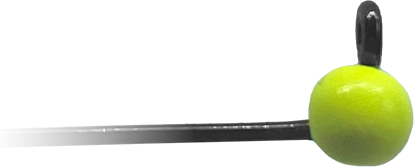
#> input picture projects/mcr-2026-sponzori/assets_prep/jigovky/ads/head_fluo2.png, 414 x 167 px, given in place of p01_troutjig-barbless.jpg, which was not available
$ python prep_jigovky_ads.py
#> lines starting #> are read from the running program, lines starting #| are printed output that depends on the picture; after the words box and inside, x2 and y2 are one past the last pixel; in counts of white or black regions, pixels touching at a corner belong together; pictures that were not available may be replaced by others from this repository, and a replacement may not be noted
"""Jigovky.cz ad cut-outs (advertising direction, 19. 10. 2026).

Inputs  : assets/jigovky/p*.jpg (shop packshots on pure white) and
          assets_prep/jigovky/ads/_src/*_hf4k.* (Higgsfield 4k upscales of the hero packshots, see hf_log.md)
Outputs : assets_prep/jigovky/ads/*.png (RGBA, premultiplied-safe edges, trimmed + 4 % pad)
          assets_prep/jigovky/ads/_meta.json (size, bbox, anchors for choreography, source, method)
          assets_prep/jigovky/ads/_sheet.jpg (contact sheet: dark / light / brand green)

Run:  python3 -I scripts/assets_prep/prep_jigovky_ads.py
Method: every source sits on a retouched pure-white sweep (255,255,255), so a white-distance key
(alpha from the darkest channel, colour un-mixed from white) beats ISNet here: it keeps the 0.3 mm
hook wire and the eye loop, and it never leaves a halo. Only background connected to the image
border is removed, so chrome highlights inside the head stay opaque.
Head details come from vise shots: the crop starts right of the vise and the hook bend, and the
shank fades out with an alpha ramp. Nothing is painted in.
"""
from __future__ import annotations

import json
import os
import sys

import numpy as np
from PIL import Image, ImageDraw, ImageFilter, ImageFont, ImageOps
from scipy import ndimage as ndi

PROJ = '/home/user/Clipcreator/projects/mcr-2026-sponzori'
SRC = f'{PROJ}/assets/jigovky'
OUT = f'{PROJ}/assets_prep/jigovky/ads'
HF = f'{OUT}/_src'
LANCZOS = Image.Resampling.LANCZOS


def load_rgb(p):
    return ImageOps.exif_transpose(Image.open(p)).convert('RGB')


def white_key(rgb_im: Image.Image, lo: float = 4, span: float = 40, solid_close: int = 0, guard: int = 3,
              body: str = 'sphere', small_hole: float = 2.5e-4, matte: bool = True):
    """Cut-out from a pure-white sweep.
    Alpha from the darkest channel, colour un-mixed from white.
    matte=True : in a thin band along every boundary with background, alpha is measured RELATIVE to the
                 local core darkness (max filter), so anti-aliased pixels of a dark wire get partial alpha and
                 un-mix to dark (no light rim). Interiors keep the absolute key, so light chrome stays opaque.
    guard: alpha survives only within `guard` px of the solid core (kills upscaler paper texture / haze)."""
    a = np.asarray(rgb_im.convert('RGB')).astype(np.float32)
    d = 255.0 - a.min(-1)
    al = np.clip((d - lo) / span, 0, 1)
    core = al > 0.45
    lab, n = ndi.label(core, structure=np.ones((3, 3)))
    if n > 1:  # tiny isolated cores = dust / texture, not product
        sizes = ndi.sum(core, lab, range(1, n + 1))
        core = np.isin(lab, [i + 1 for i, s in enumerate(sizes) if s >= max(30, 0.0005 * sizes.max())])
    al = np.where(ndi.binary_dilation(core, iterations=guard), al, 0)
    # background = near-white region connected to the border
    near = al < 0.03
    lab, _ = ndi.label(near)
    border = np.unique(np.concatenate([lab[0], lab[-1], lab[:, 0], lab[:, -1]]))
    outside = np.isin(lab, border[border > 0])
    al = np.where(outside, 0, al)
    # Protect the SOLID body only.
    #  body='sphere': jig head = circle fitted to the head silhouette (median boundary radius around the
    #                 largest inscribed circle) -> chrome rim highlights stay opaque, the eye hole (outside
    #                 the circle) stays transparent.
    #  body='open'  : morphological opening of the hole-filled mask (spool etc.).
    protected = np.zeros(al.shape, bool)
    filled = ndi.binary_fill_holes(ndi.binary_closing(al > 0.5, structure=np.ones((3, 3)), iterations=2 + solid_close))
    dt = ndi.distance_transform_edt(filled)
    H, W = al.shape
    if body == 'sphere':
        cy, cx = np.unravel_index(np.argmax(dt), dt.shape)
        r_in = dt[cy, cx]
        edge = filled & ~ndi.binary_erosion(filled)
        ys, xs = np.where(edge)
        rr = np.hypot(xs - cx, ys - cy)
        sel = (rr > 0.8 * r_in) & (rr < 1.35 * r_in)
        ang = np.arctan2(ys[sel] - cy, xs[sel] - cx)
        rads = []
        for k in range(36):  # per 10 deg sector take the nearest boundary point, then the median
            m = (ang >= -np.pi + k * np.pi / 18) & (ang < -np.pi + (k + 1) * np.pi / 18)
            if m.any():
                rads.append(rr[sel][m].min())
        r = float(np.median(rads)) if rads else r_in
        yy, xx = np.ogrid[:H, :W]
        solid = (np.hypot(xx - cx, yy - cy) <= r - 1.5)
        # never extend the disc beyond the real silhouette (oval heads): clip to the loose object mask
        loose = ndi.binary_fill_holes(ndi.binary_closing(al > 0.08, structure=np.ones((3, 3)), iterations=3))
        solid &= ndi.binary_erosion(loose, iterations=1)
        al = np.where(solid, 1.0, al)
        protected |= solid
    elif body == 'open':
        R = 0.4 * dt.max()
        seed = dt > R
        solid = ndi.distance_transform_edt(~seed) <= R
        solid = ndi.binary_erosion(solid & filled, iterations=2)
        al = np.where(solid, 1.0, al)
        protected |= solid
    # small enclosed light areas = metal highlights (wire collar, eye ring), not background -> opaque
    holes = filled & (al < 0.5)
    lab, n = ndi.label(holes)
    if n:
        sizes = ndi.sum(holes, lab, range(1, n + 1))
        small = np.isin(lab, [i + 1 for i, s in enumerate(sizes) if s < small_hole * H * W])
        al = np.where(small, np.maximum(al, 1.0), al)
        protected |= small
    if matte:
        bw = max(2, int(round(0.0012 * max(H, W))))
        bgish = al < 0.03
        band = ndi.binary_dilation(bgish, iterations=bw) & ~bgish & ~protected
        k = 2 * bw + 3
        dcore = np.maximum(ndi.maximum_filter(d, size=k), lo + span)
        al_rel = np.clip((d - lo) / (dcore - lo), 0, 1)
        al = np.where(band, np.minimum(al, al_rel), al)
    safe = np.maximum(al, 1e-3)[..., None]
    rgb = np.clip((a - (1 - al[..., None]) * 255.0) / safe, 0, 255)
    rgb = np.where(al[..., None] > 0.004, rgb, 0)
    out = np.dstack([rgb, al * 255]).astype(np.uint8)
    return Image.fromarray(out, 'RGBA')


def despeck(im: Image.Image, k_frac: float = 0.012, thr: float = 32, max_area_frac: float = 2e-5):
    """Retouch dust specks on the chrome head (upscaler made them crisp): small dark blobs inside the
    opaque body that are much darker than their local median -> OpenCV Telea inpaint. Body only."""
    import cv2
    a = np.array(im)
    rgb = a[..., :3].copy()
    body = ndi.binary_erosion(a[..., 3] > 250, iterations=6)
    lum = cv2.cvtColor(rgb, cv2.COLOR_RGB2GRAY).astype(np.float32)
    k = max(5, int(k_frac * max(im.size)) | 1)
    med = cv2.medianBlur(lum.astype(np.uint8), k).astype(np.float32)
    cand = ((lum - med) < -thr) & body
    lab, n = ndi.label(cand)
    if n == 0:
        return im, 0
    sizes = ndi.sum(cand, lab, range(1, n + 1))
    keep = [i + 1 for i, s in enumerate(sizes) if s <= max_area_frac * im.width * im.height]
    mask = ndi.binary_dilation(np.isin(lab, keep), iterations=2).astype(np.uint8) * 255
    out = cv2.inpaint(rgb, mask, 5, cv2.INPAINT_TELEA)
    a[..., :3] = np.where(mask[..., None] > 0, out, rgb)
    return Image.fromarray(a, 'RGBA'), len(keep)


def drop_specks(im: Image.Image, frac: float = 0.002):
    a = np.array(im)
    m = a[..., 3] > 20
    lab, n = ndi.label(m, structure=np.ones((3, 3)))
    if n <= 1:
        return im
    sizes = ndi.sum(m, lab, range(1, n + 1))
    keep_ids = [i + 1 for i, s in enumerate(sizes) if s >= frac * sizes.max()]
    keep = ndi.binary_dilation(np.isin(lab, keep_ids), iterations=2)
    a[..., 3] = np.where(keep, a[..., 3], 0)
    return Image.fromarray(a, 'RGBA')


def bbox(im, thr=6):
    al = np.asarray(im.getchannel('A'))
    ys, xs = np.where(al > thr)
    return int(xs.min()), int(ys.min()), int(xs.max()) + 1, int(ys.max()) + 1


def trim(im, pad_frac=0.04):
    x0, y0, x1, y1 = bbox(im)
    c = im.crop((x0, y0, x1, y1))
    pad = int(round(max(c.size) * pad_frac))
    o = Image.new('RGBA', (c.width + 2 * pad, c.height + 2 * pad), (0, 0, 0, 0))
    o.paste(c, (pad, pad))
    return o


def resize_premult(im, size):
    return im.convert('RGBa').resize(size, LANCZOS).convert('RGBA')


# [12 lines left out: functions fit_long, sharpen, not called in this run]


def fade_left(im, frac=0.42, gamma=1.6):
    a = np.array(im)
    w = a.shape[1]
    ramp = np.clip(np.arange(w) / max(frac * w, 1), 0, 1) ** gamma
    a[..., 3] = (a[..., 3] * ramp[None, :]).astype(np.uint8)
    return Image.fromarray(a, 'RGBA')


def head_box(rgb_im: Image.Image):
    """Jig head = the thickest point (distance transform of the filled object mask) in the right-most 20 % of the object.
    The vise and hook bend are always on the left in Jigovky vise shots."""
    a = np.asarray(rgb_im).astype(np.float32)
    m = (255 - a.min(-1)) > 40
    mf = ndi.binary_fill_holes(m)
    dt = ndi.distance_transform_edt(mf)
    xs = np.where(m.any(0))[0]
    xr = xs.max()
    lo = int(max(xr - 0.2 * rgb_im.width, 0))
    sub = dt[:, lo:xr + 1]
    cy, cxs = np.unravel_index(np.argmax(sub), sub.shape)
    r = float(sub.max())
    return lo + cxs, cy, 2 * r


def head_detail(rgb_im: Image.Image, shank_d: float = 3.2, left_min: float = 0.40):
    cx, cy, d = head_box(rgb_im)
    W, H = rgb_im.size
    x0 = int(max(cx - d / 2 - shank_d * d, left_min * W))
    box = (x0, int(max(cy - 1.75 * d, 0)), int(min(cx + 0.95 * d, W)), int(min(cy + 0.85 * d, H)))
    return rgb_im.crop(box), (cx - box[0], cy - box[1], d)


ITEMS = []  # filled by run()


def save(name, im, meta):
    im.save(f'{OUT}/{name}.png', optimize=True)
    meta.update({'file': f'jigovky/ads/{name}.png', 'size': list(im.size)})
    ITEMS.append(meta)
    print('saved', name, im.size)


def anchors_full_jig(im):
    """Normalised anchors for choreography: head centre/radius (thickest point), eye top (top-most pixel in the
    left 30 %), hook point (left-most pixel of the top 4 % band in the right 70 %: the tip of the bend)."""
    a = np.asarray(im.getchannel('A')) > 128
    H, W = a.shape
    dt = ndi.distance_transform_edt(a)
    hy, hx = np.unravel_index(np.argmax(dt), dt.shape)
    ys, xs = np.where(a)
    sel = xs < 0.3 * W
    ey = ys[sel].min()
    ex = xs[sel & (ys < ey + 3)].mean()
    sel = xs > 0.3 * W
    ty = ys[sel].min()
    band = sel & (ys < ty + 0.04 * H)
    i = int(np.argmin(np.where(band, xs, 10 ** 9)))
    r = lambda v: round(float(v), 4)
    return {'head': [r(hx / W), r(hy / H)], 'head_r': r(dt.max() / W), 'eye_top': [r(ex / W), r(ey / H)],
            'hook_point': [r(xs[i] / W), r(ys[i] / H)]}


def run():
    os.makedirs(OUT, exist_ok=True)
    srcs = {os.path.splitext(f)[0]: f'{HF}/{f}' for f in os.listdir(HF)} if os.path.isdir(HF) else {}

    # ---------- HERO 1: TroutJig Barbless #6 2 g (Higgsfield 4k upscale -> local white key)
    p = srcs.get('troutjig_hf4k', f'{SRC}/p01_troutjig-barbless.jpg')
    im = drop_specks(white_key(load_rgb(p), lo=10 if "hf4k" in p else 6, span=46, guard=6 if "hf4k" in p else 3))
#> in white_key, `lab, n = ndi.label(core, structure=np.ones((3, 3)))`: n = 1
#> in white_key, `border = np.unique(np.concatenate([lab[0], lab[-1], lab[:, 0], lab[:, ..`: border = [0]
#> in white_key, `filled = ndi.binary_fill_holes(ndi.binary_closing(al > 0.5, structure=..`:
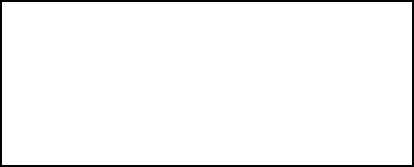
#> filled: shape (167, 414) bool; 96.7% white; 1 black region, box (x1, y1, x2, y2) and area: (0, 0, 414, 167) 2308
#> in white_key, `dt = ndi.distance_transform_edt(filled)`:
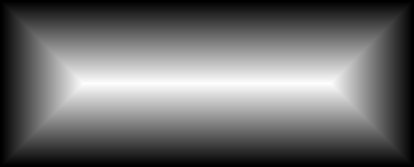
#> dt: shape (167, 414) float64; min 0, max 82, mean 34.7; drawn with min black and max white
#> in white_key, `cy, cx = np.unravel_index(np.argmax(dt), dt.shape)`: cy = 83
#> in white_key, `r_in = dt[cy, cx]`: r_in = 82
#> in white_key, `ys, xs = np.where(edge)`: ys = 1142 values from 2 to 164; xs = 1142 values, max 411 at index 409, min 2 at index 0, mean 206.5
#> in white_key, `rr = np.hypot(xs - cx, ys - cy)`: rr = 1142 values, max 337.9 at index 409, min 81 at index 81, mean 182.5
#> in white_key, `ang = np.arctan2(ys[sel] - cy, xs[sel] - cx)`: ang = 453 values, max 3.14 at index 226, min -3.13 at index 225, mean 0.00694
#> after the loop in white_key, `for k in range(36):`: rads = 28 values, max 105.8 at index 4, min 81 at index 9, mean 88.7
#> in white_key, `r = float(np.median(rads)) if rads else r_in`: r = 86.38
#> in white_key, `holes = filled & (al < 0.5)`:
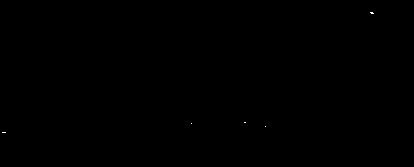
#> holes: shape (167, 414) bool; 0.02% white in thin lines or dots, all inside (x1, y1, x2, y2) = (2, 12, 374, 133)
#> in white_key, `lab, n = ndi.label(holes)`: n = 5
#> in white_key, `sizes = ndi.sum(holes, lab, range(1, n + 1))`: sizes = [6, 2, 1, 1, 4]
#> in drop_specks, `lab, n = ndi.label(m, structure=np.ones((3, 3)))`: n = 1
    im = trim(im)
#> in trim, `x0, y0, x1, y1 = bbox(im)`: x0 = 0; x1 = 414; y1 = 167
    im, nspk = despeck(im)
#> in despeck, `lab, n = ndi.label(cand)`: n = 12
#> in despeck, `sizes = ndi.sum(cand, lab, range(1, n + 1))`: sizes = [2, 3, 2, 1, 2, 1, 1, 1, 1, 1, 1, 1]
#> in despeck, `keep = [i + 1 for i, s in enumerate(sizes) if s <= max_area_frac * im...`: keep = [4, 6, 7, 8, 9, 10, 11, 12]
#> in despeck, `mask = ndi.binary_dilation(np.isin(lab, keep), iterations=2).astype(np..`:
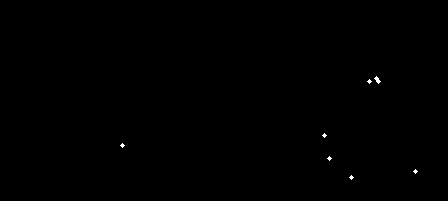
#> mask: shape (201, 448); 0.12% white in thin lines or dots, all inside (x1, y1, x2, y2) = (120, 76, 418, 180)
#> nspk = 8
    print('troutjig specks retouched', nspk)
#| troutjig specks retouched 8
    im = fit_long(im, 2400) if max(im.size) > 2400 else im
    meta = {'role': 'hero', 'product': 'Jig TroutJig Barbless #6, 2 g (značka Jigovky.cz)',
            'source': p.replace(PROJ + '/', ''), 'url': 'https://www.jigovky.cz/jig-troutjig-barbless--6-5-ks--2-g/',
            'method': ('higgsfield 4k upscale + ' if 'hf4k' in p else '') + 'white-distance key (border flood), un-mix from white',
            'material': 'chrome ball head + dark hook wire', 'sheen_blend': 'screen'}
    meta['anchors'] = anchors_full_jig(im)
#> in anchors_full_jig, `dt = ndi.distance_transform_edt(a)`:
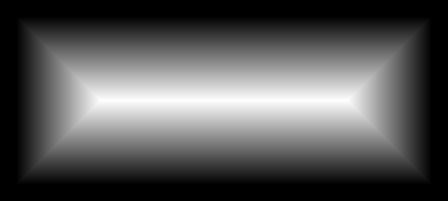
#> dt: shape (201, 448) float64; min 0, max 84, mean 28.1; drawn with min black and max white
#> in anchors_full_jig, `hy, hx = np.unravel_index(np.argmax(dt), dt.shape)`: hy = 100
#> in anchors_full_jig, `ey = ys[sel].min()`: ey = 17
#> in anchors_full_jig, `ex = xs[sel & (ys < ey + 3)].mean()`: ex = 75.5
#> in anchors_full_jig, `ty = ys[sel].min()`: ty = 17
#> in anchors_full_jig, `i = int(np.argmin(np.where(band, xs, 10 ** 9)))`: i = 118
    save('hero_troutjig_barbless', im, meta)
#| saved hero_troutjig_barbless (448, 201)

    # ---------- HERO 2: SICKLE Classic #2 (jig-head core range)
    p = srcs.get('sickle_hf4k', f'{SRC}/p08_sickle-classic-2.jpg')
    im = drop_specks(white_key(load_rgb(p), lo=10 if "hf4k" in p else 6, span=46, guard=6 if "hf4k" in p else 3))
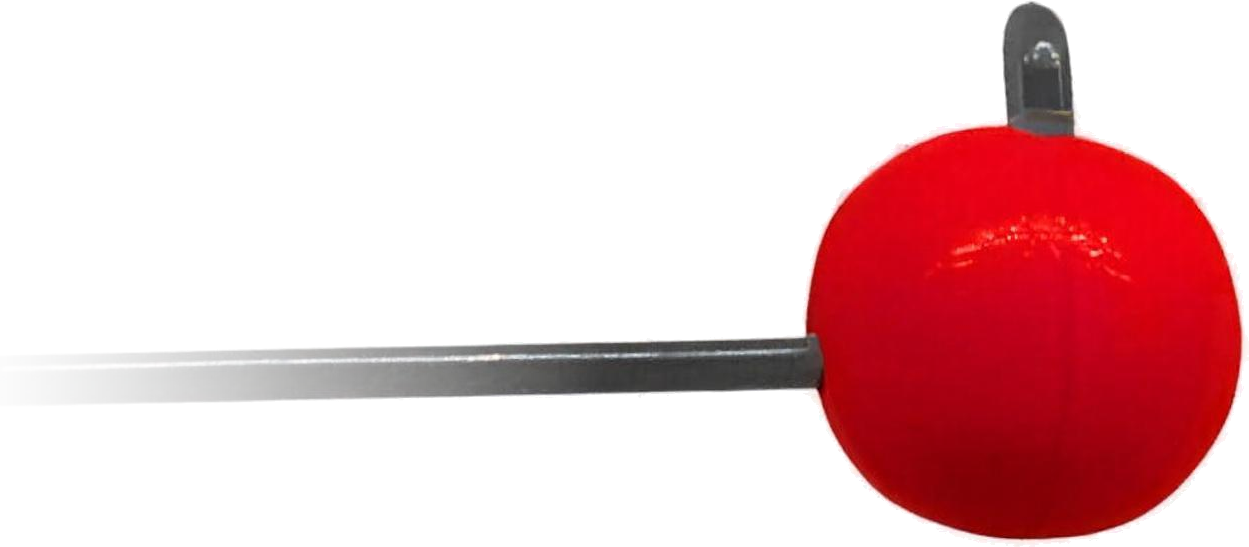
#> input picture projects/mcr-2026-sponzori/assets_prep/jigovky/ads/head_red.png, 1249 x 547 px, given in place of p08_sickle-classic-2.jpg, which was not available
#> call 2 of white_key, with lo = 6, span = 46, solid_close = 0, guard = 3, body = 'sphere', small_hole = 0.00025, matte = True
#> in white_key (call 2), `al = np.clip((d - lo) / span, 0, 1)`:
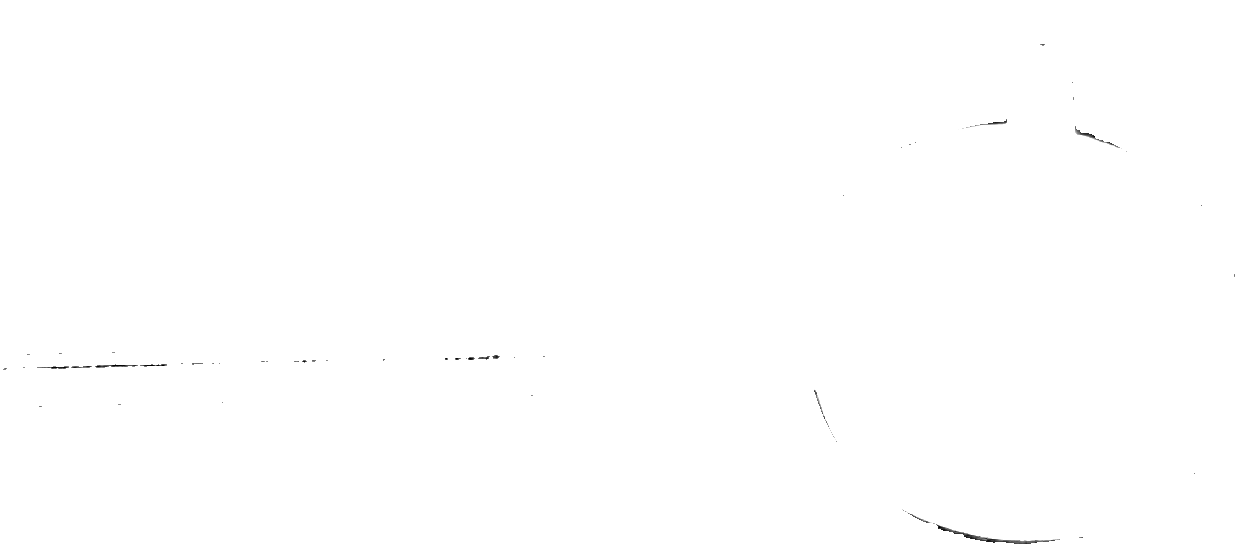
#> al: shape (547, 1249) float32; min 0, max 1, mean 0.999
#> in white_key (call 2), `lab, n = ndi.label(core, structure=np.ones((3, 3)))`: n = 1
#> in white_key (call 2), `cy, cx = np.unravel_index(np.argmax(dt), dt.shape)`: cy = 273
#> in white_key (call 2), `r_in = dt[cy, cx]`: r_in = 272
#> in white_key (call 2), `ys, xs = np.where(edge)`: ys = 3572 values from 2 to 544; xs = 3572 values, max 1246 at index 1244, min 2 at index 0, mean 624
#> in white_key (call 2), `rr = np.hypot(xs - cx, ys - cy)`: rr = 3572 values, max 1010 at index 1244, min 271 at index 271, mean 560
#> in white_key (call 2), `ang = np.arctan2(ys[sel] - cy, xs[sel] - cx)`: ang = 1485 values, max 3.14 at index 742, min -3.14 at index 741, mean 0.00212
#> after the loop in white_key (call 2), `for k in range(36):`: rads = 28 values, max 354.2 at index 4, min 271 at index 9, mean 296.6
#> in white_key (call 2), `r = float(np.median(rads)) if rads else r_in`: r = 288.5
#> in white_key (call 2), `lab, n = ndi.label(holes)`: n = 34
#> in white_key (call 2), `sizes = ndi.sum(holes, lab, range(1, n + 1))`: sizes = 34 values, max 292 at index 31, min 1 at index 5, mean 13.65
    im = trim(im)
    im = fit_long(im, 2600) if max(im.size) > 2600 else im
    meta = {'role': 'hero', 'product': 'Jigová hlavička SICKLE #2 (značka Jigovky.cz)',
            'source': p.replace(PROJ + '/', ''), 'url': 'https://www.jigovky.cz/sickle--4-5-ks--2-g/',
            'method': ('higgsfield 4k upscale + ' if 'hf4k' in p else '') + 'white-distance key (border flood), un-mix from white',
            'material': 'dark lead ball head + sickle-bend hook', 'sheen_blend': 'screen'}
    meta['anchors'] = anchors_full_jig(im)
    save('hero_sickle', im, meta)
#| saved hero_sickle (1349, 647)

    # ---------- HERO 3: macro heads (tungsten colourway) from vise shots
    heads = [
        ('head_fluo', srcs.get('hd10_fluo_hf4k', f'{SRC}/p10_hd-barbless-10-fluo-0-4g.jpg'), 'HD BARBLESS #10 FLUO 0,4 g', 'https://www.jigovky.cz/hd-barbless--10--5-ks--fluo--0-4-g/', 'hero'),
        ('head_red', srcs.get('hd_red_hf4k', f'{SRC}/p07_hd-barbless-red-1-3g.jpg'), 'HD BARBLESS #6 RED 1,3 g', 'https://www.jigovky.cz/hd-barbless/', 'hero'),
        ('head_pink', srcs.get('hd_pink_hf4k', f'{SRC}/p03_hd-barbless-pink-0-4g.jpg'), 'HD BARBLESS #2 PINK 0,4 g', 'https://www.jigovky.cz/hd-barbless--2--5-ks--pink--0-4-g/', 'hero'),
        ('head_fluo2', f'{SRC}/p02_hd-barbless-fluo-0-4g.jpg', 'HD BARBLESS #2 FLUO 0,4 g', 'https://www.jigovky.cz/hd-barbless--2--5-ks--fluo--0-4-g/', 'swatch'),
        ('head_gold', f'{SRC}/p04_tungsten-h360bl-gold-0-4g.jpg', 'Tungsten H 360 BL #6 GOLD 0,4 g', 'https://www.jigovky.cz/h-360-bl--6--5-ks--gold--0-4-g/', 'swatch'),
        ('head_orange', f'{SRC}/p05_tungsten-h360bl-orange-0-4g.jpg', 'Tungsten H 360 BL #6 ORANGE 0,4 g', 'https://www.jigovky.cz/h-360-bl--6--5-ks--orange--0-4-g/', 'swatch'),
        ('head_silver', f'{SRC}/p11_hd-barbless-2-silver-2g.jpg', 'HD BARBLESS #2 SILVER 2 g', 'https://www.jigovky.cz/hd-barbless--2--5-ks--silver--2-g/', 'swatch'),
        ('head_chrome_macro', f'{SRC}/p09_hd-barbless-4-3g.jpg', 'HD BARBLESS #4 3 g', 'https://www.jigovky.cz/hd-barbless--4-5-ks--3-g/', 'macro'),
    ]
    for name, p, prod, url, role in heads:
        rgb = load_rgb(p)
        crop, (hx, hy, d) = head_detail(rgb)
#> in head_box, `xs = np.where(m.any(0))[0]`: xs = 1249 values from 0 to 1248
#> in head_box, `xr = xs.max()`: xr = 1248
#> in head_box, `lo = int(max(xr - 0.2 * rgb_im.width, 0))`: lo = 998
#> in head_box, `cy, cxs = np.unravel_index(np.argmax(sub), sub.shape)`: cy = 546; cxs = 250
#> in head_box, `r = float(sub.max())`: r = 1362.6
#> in head_detail, `cx, cy, d = head_box(rgb_im)`: cx = 1248; cy = 546; d = 2725.2
#> in head_detail, `x0 = int(max(cx - d / 2 - shank_d * d, left_min * W))`: x0 = 499
#> in head_detail, `box = (x0, int(max(cy - 1.75 * d, 0)), int(min(cx + 0.95 * d, W)), int..`: box = (499, 0, 1249, 547)
#> hx = 749; hy = 546; d = 2725.2
        hf = 'hf4k' in p
        im = drop_specks(white_key(crop, lo=10 if hf else 6, span=46, guard=6 if hf else 3), frac=0.01)
        im = fade_left(im, frac=0.45)
        x0, y0, x1, y1 = bbox(im, thr=4)
#> x0 = 29; y0 = 0; x1 = 750; y1 = 547
        im = im.crop((x0, y0, x1, y1))
        hx, hy = hx - x0, hy - y0
#> hx = 720
        if max(im.size) > 2000:
            f = 2000 / max(im.size)
            im = resize_premult(im, (round(im.width * f), round(im.height * f)))
            hx, hy, d = hx * f, hy * f, d * f
        W, H = im.size
        meta = {'role': role, 'product': prod, 'source': p.replace(PROJ + '/', ''), 'url': url,
                'method': ('higgsfield 4k upscale + ' if 'hf4k' in p else '') + 'head-detail crop right of vise + white key + shank alpha fade (left 45 %)',
                'head_px': round(d), 'anchors': {'head': [round(hx / W, 4), round(hy / H, 4)], 'head_r': round(d / 2 / W, 4)},
                'sheen_blend': 'screen', 'note': 'shank fades out to the left; never show the left edge as a hard cut'}
        save(name, im, meta)
#| saved head_fluo (721, 547)

    # ---------- secondary: VARIVAS Trout Nylon Orange (reseller, Japanese brand)
    p = f'{SRC}/p12_varivas-trout-nylon-orange.jpg'
    im = drop_specks(white_key(load_rgb(p), lo=5, span=40, solid_close=2, body='open', matte=False))
    im = trim(im)
    save('sec_varivas_trout_nylon_orange', im, {
        'role': 'secondary', 'product': 'Vlasec VARIVAS Trout Nylon Orange 100 m (značka VARIVAS, prodej Jigovky.cz)',
        'source': p.replace(PROJ + '/', ''), 'url': 'https://www.jigovky.cz/vlasec-varivas-trout-nylon-orange-100m-0-128mm-1-13kg/',
        'method': 'white-distance key + closing (clear spool rim stays semi-transparent)',
        'note': 'third-party brand: show only as "v nabídce" / assortment, never as Jigovky own product'})

    # ---------- secondary: LL BARBLESS raw lead head macro
    p = f'{SRC}/p06_ll-barbless-2g.jpg'
    rgb = load_rgb(p)
    crop, (hx, hy, d) = head_detail(rgb)
    im = fade_left(drop_specks(white_key(crop, lo=6, span=46), frac=0.01), frac=0.45)
    x0, y0, x1, y1 = bbox(im, thr=4)
    im = im.crop((x0, y0, x1, y1))
    hx, hy = hx - x0, hy - y0
    if max(im.size) > 2000:
        f = 2000 / max(im.size)
        im = resize_premult(im, (round(im.width * f), round(im.height * f)))
        hx, hy, d = hx * f, hy * f, d * f
    save('sec_head_ll_raw', im, {'role': 'secondary', 'product': 'LL BARBLESS #6 2 g (nelakovaná hlavička)',
                                  'source': p.replace(PROJ + '/', ''), 'url': 'https://www.jigovky.cz/ll-barbless/',
                                  'method': 'head-detail crop + white key + shank fade', 'head_px': round(d),
                                  'anchors': {'head': [round(hx / im.width, 4), round(hy / im.height, 4)]}})

    json.dump({'generated': '2026-10-19', 'items': ITEMS}, open(f'{OUT}/_meta.json', 'w'), ensure_ascii=False, indent=1)
    sheet()


# ---------------------------------------------------------------- contact sheet
BGS = [('dark', (10, 12, 11)), ('light', (247, 247, 247)), ('brand', (0, 111, 51))]


# [40 lines left out: functions contact_shadow, sheet, not called in this run]


if __name__ == '__main__':
#> (the run stopped early here; a loop or call above may not have finished)
